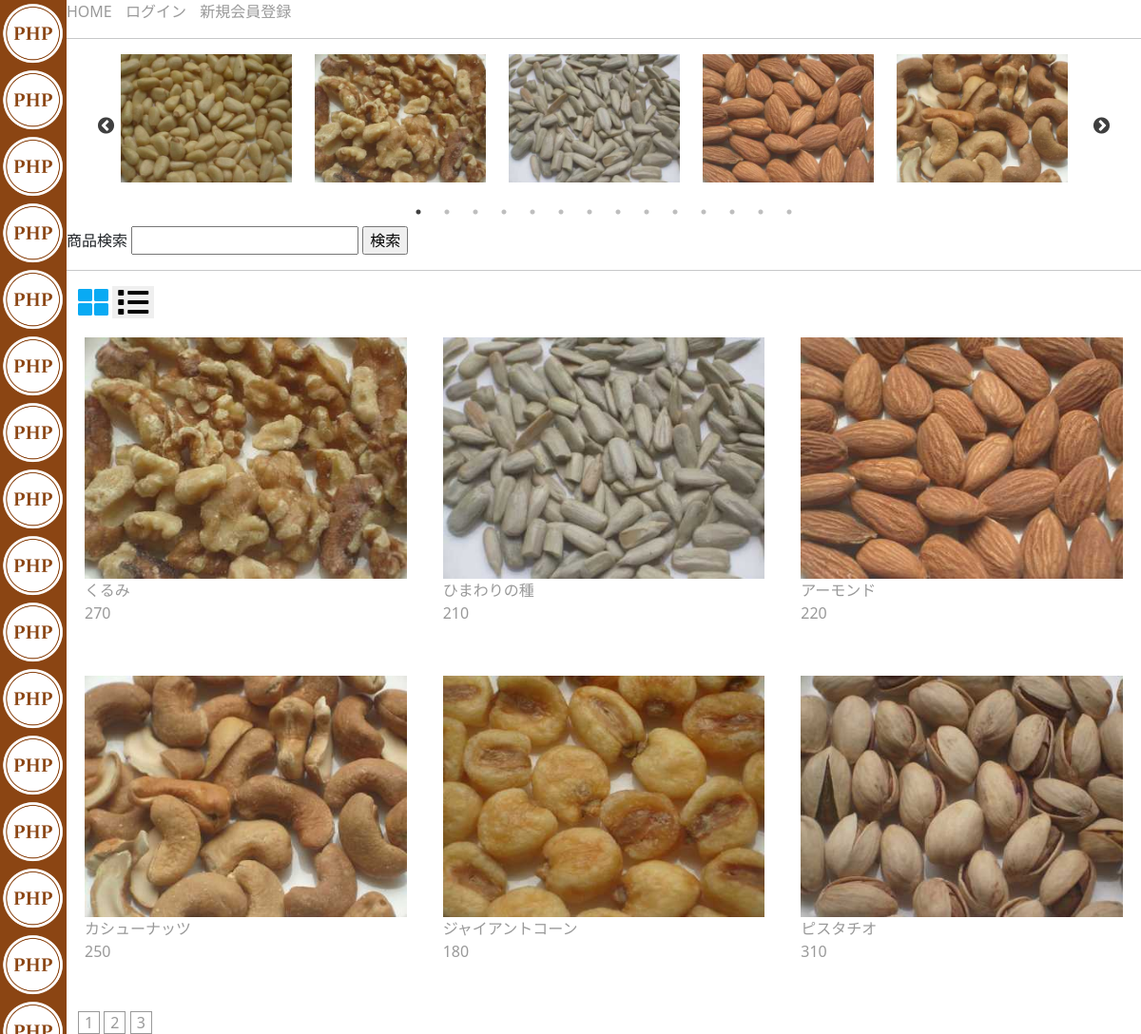
The page /publish/index.php on the database its author committed.
### tables this page shows
CREATE TABLE `product` (
  `id` int(11) NOT NULL AUTO_INCREMENT,
  `name` varchar(200) NOT NULL,
  `price` int(11) NOT NULL,
  `images` blob NOT NULL,
  PRIMARY KEY (`id`)
);

### publish/index.php (the view, shortened to what this page needs)
<link href="https://cdn.jsdelivr.net/npm/bootstrap@5.0.2/dist/css/bootstrap.min.css" rel="stylesheet">
<link rel ="stylesheet" href="https://cdnjs.cloudflare.com/ajax/libs/font-awesome/5.11.2/css/all.css">
<?php require 'header.php'; ?>
<?php require 'menu.php';?>
<div class = "result"></div>
<form action ="index.php" method="post">
  商品検索
  <input type="text" name="keyword">
  <input type="submit" value="検索">
</form>
<hr>
<article class="container">
<botton class="fas fa-th-large"
        style="color: #09aaf3; font-size: 2em;"></botton>
<button class="fas fa-list" style="font-size: 2em;"></button>
<ul class="row">
<?php
require 'connect.php';
$item_count=6;
if(isset($_REQUEST['page'])){
	$current_page = ($_REQUEST['page'] - 1) * $item_count ;
}else{
	$current_page = 0 ;
}
if (isset($_REQUEST['keyword'])) {
  $sql = $pdo -> prepare ('select * from product where name like ?');
  $sql -> execute ([ '%' .$_REQUEST ['keyword']. '%' ]);
} else {
  $sql=$pdo->prepare("SELECT * from product LIMIT ?, $item_count");
  $sql->execute([$current_page]);
}
foreach ($sql as $row) {
  $id=$row['id'];
?>
<li class="product col-4">
<?php
  if( file_exists("image/$row[id].jpg")){
?>
<img class="" src="image/<?=$id?>.jpg">
  <?php
	}
?>
<p>
<a href="detail.php?id=<?=$id?>">
				<span><?=$row['name']?></span>
				<br><span><?=$row['price']?></span>
			</a>
</p>
</li>
<?php } ?>
</ul>
<?php
		$sql=$pdo->query(
			"SELECT count(*) as ct FROM product");
		$count=$sql->fetch();
		$count=ceil($count['ct'] / $item_count);
		for( $i=1 ;$i <= $count ; $i++ ){
?>
 	<a class="pg" href="index.php?page=<?= $i ?>"><?= $i ?></a>
   <?php } ?>
</article>
<?php require 'footer.php'; ?>

### publish/header.php (shortened to what this page needs)
<!DOCTYPE html>
<html>
<head>
<link rel="stylesheet" href="style.css">
</head>
<body>

### publish/menu.php (shortened to what this page needs)
<a href="index.php">HOME</a>
<?php
  if (isset($_SESSION['customer'])) {
?>
<a href="favorite-show.php">お気に入り</a>
<a href="history.php">購入履歴</a>
<a href="cart-show.php">カート</a>
<a href="purchase-input.php">購入</a>
<a href="logout-input.php">ログアウト</a>
<a href="customer-input.php">会員情報変更</a>
<?php }else{
   ?>
<a href="login-input.php">ログイン</a>
<a href="newcustomer-input.php">新規会員登録</a>
<?php } ?>
<hr>

### publish/footer.php
</body>
</html>

### publish/style.css (style rules this page uses)
body { background-color: white; background-image: url(logo.png); background-size: 70px 70px; background-repeat: repeat-y; padding-left: 70px; }
a { padding-right: 10px; }

### publish/index.php (style rules this page uses)
ul.row { list-style: none; }
img { width: 100%;height: auto; }
button { border: none }
li.product { padding: 19px; }
a { color: #999; text-decoration: none }
a.pg { border: solid 1px; padding: 0 6px; }

### rows shown on the page
product: shows a picture, name "くるみ", price "270"
product: shows a picture, name "ひまわりの種", price "210"
product: shows a picture, name "アーモンド", price "220"
product: shows a picture, name "カシューナッツ", price "250"
product: shows a picture, name "ジャイアントコーン", price "180"
product: shows a picture, name "ピスタチオ", price "310"
